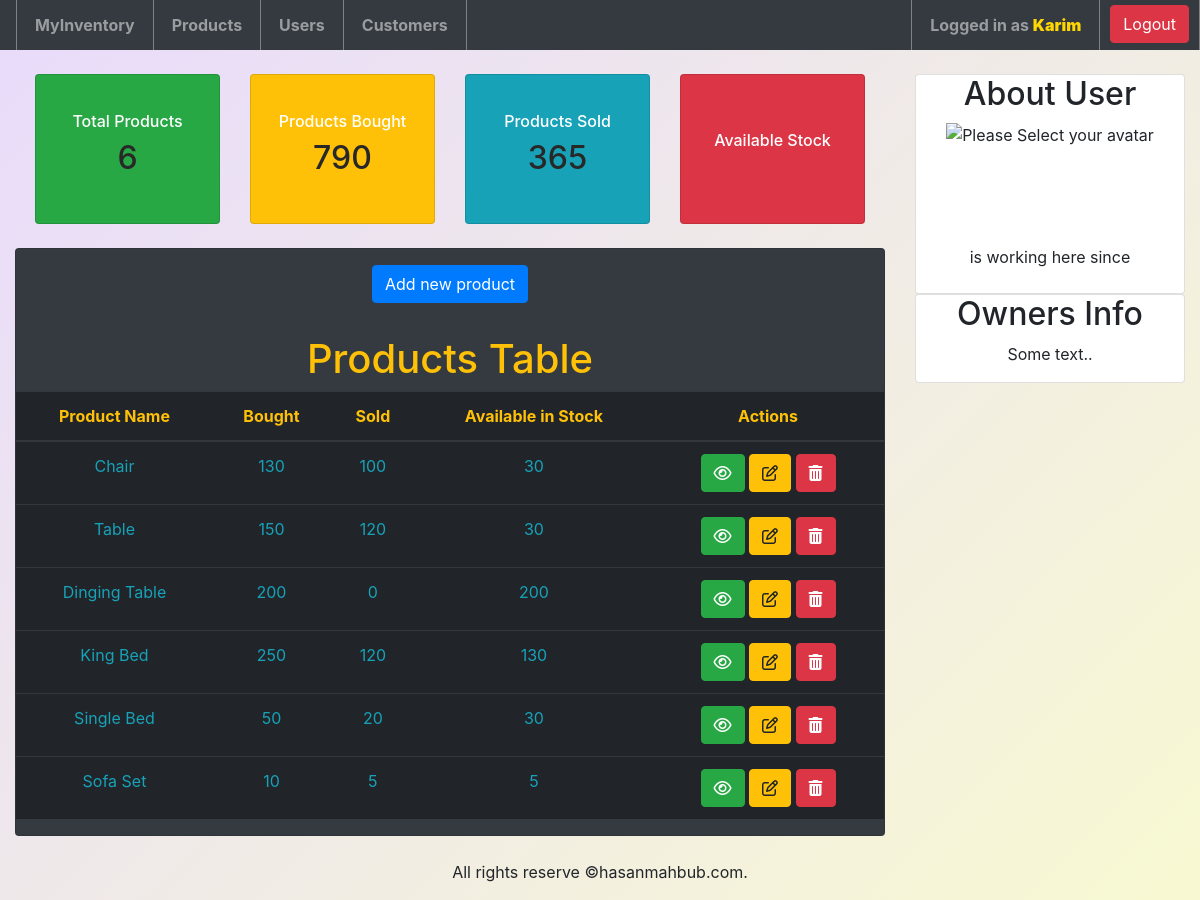
Page /products.php (signed in) on the committed database.
### tables this page shows
CREATE TABLE `products` (
  `id` int(11) NOT NULL,
  `name` varchar(100) NOT NULL,
  `bought` int(11) NOT NULL DEFAULT 0,
  `sold` int(11) NOT NULL DEFAULT 0,
  `image` varchar(300) NOT NULL,
  `created_at` datetime DEFAULT NULL,
  `updated_at` datetime NOT NULL DEFAULT current_timestamp()
);

### products.php (the view, shortened to what this page needs)
<?php include './inc/header.php'; ?>
<?php include './inc//navigation.php'; ?>
<?php
$sql = "SELECT * FROM products";
$products = $conn->query($sql);
$sql = "SELECT COUNT(*) as total_products FROM products";
$totalProducts = mysqli_fetch_assoc($conn->query($sql));
$sql = "SELECT SUM(bought) as total_bought FROM products";
$totalBoughts = mysqli_fetch_assoc($conn->query($sql));
$sql = "SELECT SUM(sold) as total_sold FROM products";
$totalSold = mysqli_fetch_assoc($conn->query($sql));
?>
<div class="pt-4">
    <div class="row w-100 p-0 m-0" style="padding-top: 40px;">
        <div class="col-9">
            <div class="pb-4">
                <section class="row" style="padding-left: 20px; padding-right: 20px;">
                    <div class="col-3">
                        <div style="height:150px ;" class="card card-green bg-success text-white
                         d-flex justify-content-center align-items-center flex-column
                        ">
                            <h6>Total Products </h6>
                            <h2 style="color: #282828; text-align: center;">
                                <?php echo $totalProducts['total_products'];
                                ?>
                            </h2>
                        </div>
                    </div>
                    <div class="col-3">
                        <div style="height:150px ;" class="card card-yellow bg-warning text-white
                         d-flex justify-content-center align-items-center flex-column
                        ">
                            <h6>Products Bought </h6>
                            <h2 style="color: #282828; text-align: center;">
                                <?php echo $totalBoughts['total_bought'];
                                ?>
                            </h2>
                        </div>
                    </div>
                    <div class="col-3 ">
                        <div style="height:150px ;" class="card card-blue bg-info text-white
                          d-flex justify-content-center align-items-center flex-column
                        ">
                            <h6>Products Sold </h6>
                            <h2 style="color: #282828; text-align: center;">
                                <?php echo $totalSold['total_sold'];
                                ?>
                            </h2>
                        </div>
                    </div>
                    <div class="col-3">
                        <div style="height:150px ;" class="card card-red bg-danger text-white
                          d-flex justify-content-center align-items-center flex-column
                        ">
                            <h6>Available Stock </h6>
                        </div>
                    </div>
                </section>
            </div>
            <div class="card bg-dark">
                <div class="table_container">
                    <div class="pt-3 pb-3 text-center">
                        <button type="button" class="btn btn-primary" data-toggle="modal" data-target="#exampleModal">
                            Add new product
                        </button>
                    </div>
                    <h1 class="text-warning" style="text-align: center;">Products Table</h1>
                    <div class="table-responsive">
                        <table class="table table-dark text-center" id="table" data-toggle="table" data-search="true" data-filter-control="true" data-show-export="true" data-click-to-select="true" data-toolbar="#toolbar">
                            <thead class="thead text-warning">
                                <tr>
                                    <th data-field="date" data-filter-control="select" data-sortable="true">Product Name</th>
                                    <th data-field="examen" data-filter-control="select" data-sortable="true"> Bought</th>
                                    <th data-field="note" data-sortable="true">Sold</th>
                                    <th data-field="note" data-sortable="true">Available in Stock</th>
                                    <th data-field="note" data-sortable="true">Actions</th>
                                </tr>
                            </thead>
                            <tbody class="text-info">
                                <?php
                                if (mysqli_num_rows($products) > 0) {
                                    while ($row = mysqli_fetch_assoc($products)) {
                                        $stock = $row['bought'] - $row['sold'];
                                ?>
                                        <tr>
                                            <td class="text-capitalize"><?php echo $row['name']; ?></td>
                                            <td class=""><?php echo  $row['bought']; ?></td>
                                            <td class=""><?php echo  $row['sold']; ?></td>
                                            <td class=""><?php echo  $stock; ?></td>
                                            <td class="">
                                                <a class="btn btn-success" href="<?php echo 'viewProduct.php?id=' . $row['id'] ?>">
                                                    <i class="fa-regular fa-eye"></i>
                                                </a>
                                                <a class="btn btn-warning" href="<?php echo 'editProduct.php?id=' . $row['id'] ?>">
                                                    <i class="fa-regular fa-pen-to-square"></i>
                                                </a>
                                                <a class="btn btn-danger" href="<?php echo 'deleteProduct.php?id=' . $row['id'] ?>">
                                                    <i class="fa-solid fa-trash-can"></i>
                                                </a>
                                            </td>
                                        </tr>
                                <?php
                                    }
                                } else {
                                    echo "<p> No Products found </p>";
                                }
                                ?>
                            </tbody>
                        </table>
                    </div>
                </div>
            </div>
        </div>
        <div class="col-3">
            <div class="card  text-center">
                <h2>About User</h2>
                <div style="height:100px;"><img src="<?php
                                                        ?>" height="100px;" width="100px;" class="img-circle" alt="Please Select your avatar"></div>
                <p>
                     is working here since
                </p>
            </div>
            <div class="card text-center">
                <h2>Owners Info</h2>
                <p>Some text..</p>
            </div>
        </div>
    </div>
</div>
<?php include './inc/footer.php'; ?>

### css/style.css (style rules this page uses)
body { background-color: #f8f9d2; background-image: linear-gradient(315deg, #f8f9d2 0%, #e8dbfc 100%); }
a { text-decoration: none !important; }

### rows in the picture
products: name "Chair", bought "130", sold "100", stock "30"
products: name "Table", bought "150", sold "120", stock "30"
products: name "Dinging Table", bought "200", sold "0"
products: name "King Bed", bought "250", sold "120", stock "130"
products: name "Single Bed", bought "50", sold "20", stock "30"
products: name "Sofa Set", bought "10", sold "5"

### other values in the picture
$user "Karim"
$totalProducts['total_products'] "6"
$totalBoughts['total_bought'] "790"
$totalSold['total_sold'] "365"
